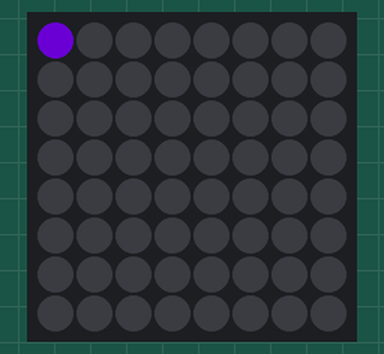
Recording of a program running on a simulated Raspberry Pi (BCM pin numbers) with a Sense HAT. Shown: the Sense HAT's 8×8 RGB LED matrix. Dim RGB values are drawn brighter than linear; random numbers come from a fixed seed. At 3.3 s the program stops and its outputs stay as they are.

Above: at 0.05 s.
At 0.4 s:
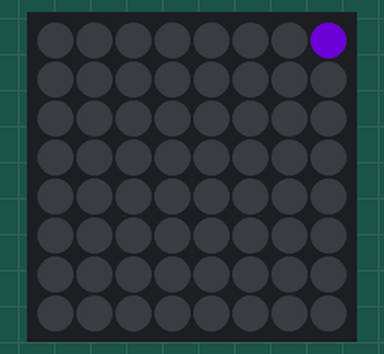
At 0.81 s:
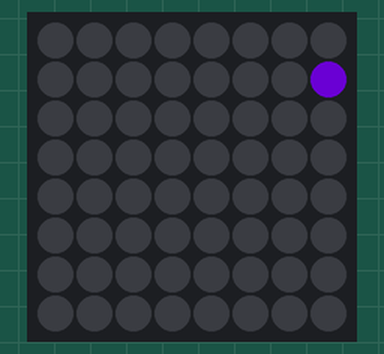
At 1.62 s:
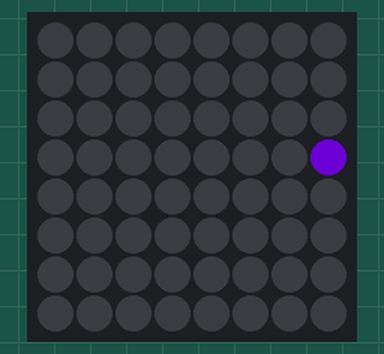
At 2.44 s:
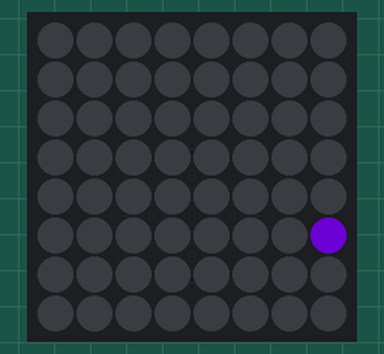
At 3.25 s:
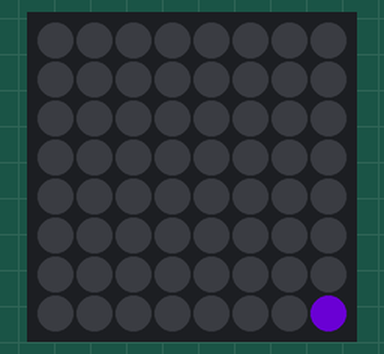

The program:

2.py
```python
#!/usr/bin/env python3

# Send a pixel along the lines.

from sense_methods import sense_methods
from sense_hat import SenseHat
from random import randint
from time import sleep

sense = SenseHat()
sense.clear()
r = randint(0, 255)
g = randint(0, 255)
b = randint(0, 255)
for position in range(0, 64):
  sense.clear()
  sense_methods.set_pixel_in_array(position, r, g, b)
  sleep(0.05)
sense.clear()
```

sense_methods.py
```python
from sense_hat import SenseHat

sense = SenseHat()

def set_pixel_in_array(position, r, g, b):
  x_pos = (position % 8)
  y_pos = int(position // 8)
  if position  == 0:
    x_pos = 0
    y_pos = 0
  sense.set_pixel(x_pos, y_pos, r, g, b)
```
